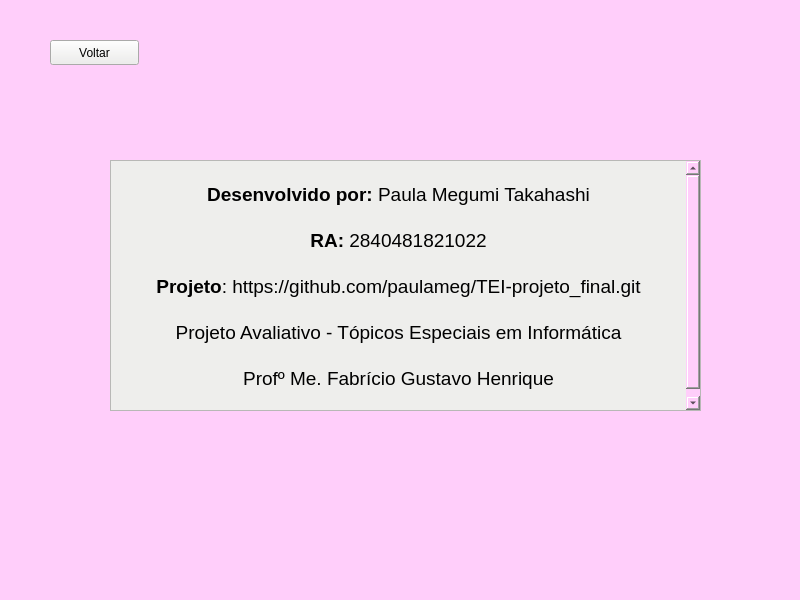
<?xml version="1.0" encoding="UTF-8"?>
<ui version="4.0">
 <class>MainWindow</class>
 <widget class="QMainWindow" name="MainWindow">
  <property name="geometry">
   <rect>
    <x>0</x>
    <y>0</y>
    <width>800</width>
    <height>600</height>
   </rect>
  </property>
  <property name="windowTitle">
   <string>MainWindow</string>
  </property>
  <property name="styleSheet">
   <string notr="true">background-color: rgb(255, 206, 250);</string>
  </property>
  <widget class="QWidget" name="centralwidget">
   <widget class="QTextBrowser" name="textBrowser">
    <property name="geometry">
     <rect>
      <x>110</x>
      <y>160</y>
      <width>591</width>
      <height>251</height>
     </rect>
    </property>
    <property name="styleSheet">
     <string notr="true">background-color: rgb(238, 238, 236);</string>
    </property>
    <property name="html">
     <string>&lt;!DOCTYPE HTML PUBLIC &quot;-//W3C//DTD HTML 4.0//EN&quot; &quot;http://www.w3.org/TR/REC-html40/strict.dtd&quot;&gt;
&lt;html&gt;&lt;head&gt;&lt;meta name=&quot;qrichtext&quot; content=&quot;1&quot; /&gt;&lt;style type=&quot;text/css&quot;&gt;
p, li { white-space: pre-wrap; }
&lt;/style&gt;&lt;/head&gt;&lt;body style=&quot; font-family:'Ubuntu'; font-size:11pt; font-weight:400; font-style:normal;&quot;&gt;
&lt;p align=&quot;center&quot; style=&quot;-qt-paragraph-type:empty; margin-top:0px; margin-bottom:0px; margin-left:0px; margin-right:0px; -qt-block-indent:0; text-indent:0px;&quot;&gt;&lt;br /&gt;&lt;/p&gt;
&lt;p align=&quot;center&quot; style=&quot; margin-top:0px; margin-bottom:0px; margin-left:0px; margin-right:0px; -qt-block-indent:0; text-indent:0px;&quot;&gt;&lt;span style=&quot; font-size:14pt; font-weight:600;&quot;&gt;Desenvolvido por:&lt;/span&gt;&lt;span style=&quot; font-size:14pt;&quot;&gt; Paula Megumi Takahashi&lt;/span&gt;&lt;/p&gt;
&lt;p align=&quot;center&quot; style=&quot;-qt-paragraph-type:empty; margin-top:0px; margin-bottom:0px; margin-left:0px; margin-right:0px; -qt-block-indent:0; text-indent:0px; font-size:14pt;&quot;&gt;&lt;br /&gt;&lt;/p&gt;
&lt;p align=&quot;center&quot; style=&quot; margin-top:0px; margin-bottom:0px; margin-left:0px; margin-right:0px; -qt-block-indent:0; text-indent:0px;&quot;&gt;&lt;span style=&quot; font-size:14pt; font-weight:600;&quot;&gt;RA:&lt;/span&gt;&lt;span style=&quot; font-size:14pt;&quot;&gt; 2840481821022&lt;/span&gt;&lt;/p&gt;
&lt;p align=&quot;center&quot; style=&quot;-qt-paragraph-type:empty; margin-top:0px; margin-bottom:0px; margin-left:0px; margin-right:0px; -qt-block-indent:0; text-indent:0px; font-size:14pt;&quot;&gt;&lt;br /&gt;&lt;/p&gt;
&lt;p align=&quot;center&quot; style=&quot; margin-top:0px; margin-bottom:0px; margin-left:0px; margin-right:0px; -qt-block-indent:0; text-indent:0px;&quot;&gt;&lt;span style=&quot; font-size:14pt; font-weight:600;&quot;&gt;Projeto&lt;/span&gt;&lt;span style=&quot; font-size:14pt;&quot;&gt;: https://github.com/paulameg/TEI-projeto_final.git&lt;/span&gt;&lt;/p&gt;
&lt;p align=&quot;center&quot; style=&quot;-qt-paragraph-type:empty; margin-top:0px; margin-bottom:0px; margin-left:0px; margin-right:0px; -qt-block-indent:0; text-indent:0px; font-size:14pt;&quot;&gt;&lt;br /&gt;&lt;/p&gt;
&lt;p align=&quot;center&quot; style=&quot; margin-top:0px; margin-bottom:0px; margin-left:0px; margin-right:0px; -qt-block-indent:0; text-indent:0px;&quot;&gt;&lt;span style=&quot; font-size:14pt;&quot;&gt;Projeto Avaliativo - Tópicos Especiais em Informática&lt;/span&gt;&lt;/p&gt;
&lt;p align=&quot;center&quot; style=&quot;-qt-paragraph-type:empty; margin-top:0px; margin-bottom:0px; margin-left:0px; margin-right:0px; -qt-block-indent:0; text-indent:0px; font-size:14pt;&quot;&gt;&lt;br /&gt;&lt;/p&gt;
&lt;p align=&quot;center&quot; style=&quot; margin-top:0px; margin-bottom:0px; margin-left:0px; margin-right:0px; -qt-block-indent:0; text-indent:0px;&quot;&gt;&lt;span style=&quot; font-size:14pt;&quot;&gt;Profº Me. Fabrício Gustavo Henrique&lt;/span&gt;&lt;/p&gt;
&lt;p align=&quot;center&quot; style=&quot;-qt-paragraph-type:empty; margin-top:0px; margin-bottom:0px; margin-left:0px; margin-right:0px; -qt-block-indent:0; text-indent:0px; font-size:14pt;&quot;&gt;&lt;br /&gt;&lt;/p&gt;&lt;/body&gt;&lt;/html&gt;</string>
    </property>
   </widget>
   <widget class="QPushButton" name="pushButton">
    <property name="geometry">
     <rect>
      <x>50</x>
      <y>40</y>
      <width>89</width>
      <height>25</height>
     </rect>
    </property>
    <property name="styleSheet">
     <string notr="true">background-color: rgb(238, 238, 236);</string>
    </property>
    <property name="text">
     <string>Voltar</string>
    </property>
   </widget>
  </widget>
  <widget class="QMenuBar" name="menubar">
   <property name="geometry">
    <rect>
     <x>0</x>
     <y>0</y>
     <width>800</width>
     <height>22</height>
    </rect>
   </property>
  </widget>
  <widget class="QStatusBar" name="statusbar"/>
 </widget>
 <resources/>
 <connections/>
</ui>
